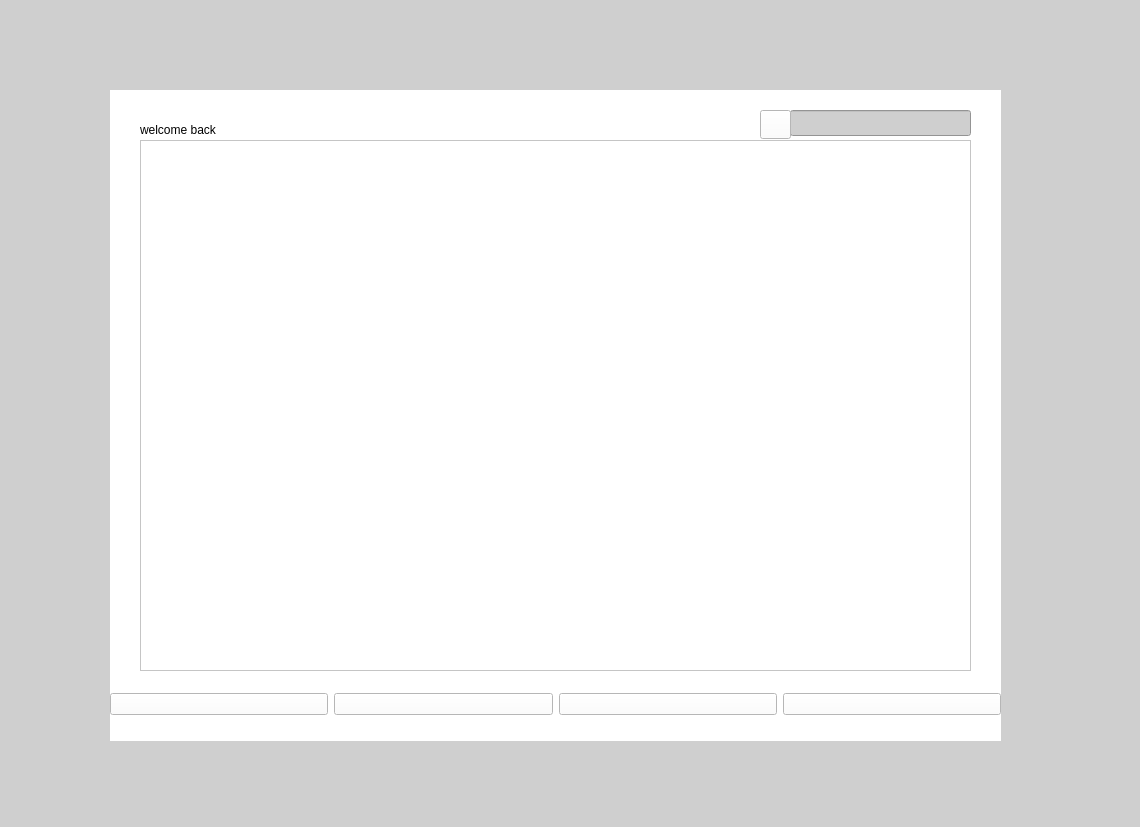
<?xml version="1.0" encoding="UTF-8"?>
<ui version="4.0">
 <class>ListenerWindow</class>
 <widget class="QWidget" name="ListenerWindow">
  <property name="geometry">
   <rect>
    <x>0</x>
    <y>0</y>
    <width>1140</width>
    <height>827</height>
   </rect>
  </property>
  <property name="windowTitle">
   <string>Form</string>
  </property>
  <property name="styleSheet">
   <string notr="true">background-color: rgb(207, 207, 207);</string>
  </property>
  <widget class="QWidget" name="widget" native="true">
   <property name="geometry">
    <rect>
     <x>110</x>
     <y>90</y>
     <width>891</width>
     <height>651</height>
    </rect>
   </property>
   <property name="styleSheet">
    <string notr="true">background-color: rgb(255, 255, 255);</string>
   </property>
   <widget class="QWidget" name="horizontalLayoutWidget">
    <property name="geometry">
     <rect>
      <x>0</x>
      <y>579</y>
      <width>891</width>
      <height>71</height>
     </rect>
    </property>
    <layout class="QHBoxLayout" name="horizontalLayout">
     <item>
      <widget class="QPushButton" name="pushButton_4">
       <property name="text">
        <string/>
       </property>
       <property name="icon">
        <iconset>
         <normaloff>F:/screan shots/Screenshot 2026-07-13 122002.png</normaloff>F:/screan shots/Screenshot 2026-07-13 122002.png</iconset>
       </property>
       <property name="iconSize">
        <size>
         <width>40</width>
         <height>40</height>
        </size>
       </property>
      </widget>
     </item>
     <item>
      <widget class="QPushButton" name="editButton">
       <property name="text">
        <string/>
       </property>
       <property name="icon">
        <iconset>
         <normaloff>F:/screan shots/Screenshot 2026-07-11 215453.png</normaloff>F:/screan shots/Screenshot 2026-07-11 215453.png</iconset>
       </property>
       <property name="iconSize">
        <size>
         <width>40</width>
         <height>40</height>
        </size>
       </property>
      </widget>
     </item>
     <item>
      <widget class="QPushButton" name="deleteButton">
       <property name="text">
        <string/>
       </property>
       <property name="icon">
        <iconset>
         <normaloff>F:/screan shots/Screenshot 2026-07-11 215458.png</normaloff>F:/screan shots/Screenshot 2026-07-11 215458.png</iconset>
       </property>
       <property name="iconSize">
        <size>
         <width>40</width>
         <height>40</height>
        </size>
       </property>
      </widget>
     </item>
     <item>
      <widget class="QPushButton" name="logoutButton">
       <property name="text">
        <string/>
       </property>
       <property name="icon">
        <iconset>
         <normaloff>F:/screan shots/Screenshot 2026-07-11 215505.png</normaloff>F:/screan shots/Screenshot 2026-07-11 215505.png</iconset>
       </property>
       <property name="iconSize">
        <size>
         <width>40</width>
         <height>40</height>
        </size>
       </property>
      </widget>
     </item>
    </layout>
   </widget>
   <widget class="QLabel" name="label">
    <property name="geometry">
     <rect>
      <x>30</x>
      <y>30</y>
      <width>121</width>
      <height>20</height>
     </rect>
    </property>
    <property name="styleSheet">
     <string notr="true">font: 700 italic 10pt &quot;Segoe UI&quot;;</string>
    </property>
    <property name="text">
     <string>welcome back</string>
    </property>
   </widget>
   <widget class="QLineEdit" name="lineEdit">
    <property name="geometry">
     <rect>
      <x>680</x>
      <y>20</y>
      <width>181</width>
      <height>26</height>
     </rect>
    </property>
    <property name="styleSheet">
     <string notr="true">background-color: rgb(207, 207, 207);</string>
    </property>
   </widget>
   <widget class="QPushButton" name="pushButton">
    <property name="geometry">
     <rect>
      <x>650</x>
      <y>20</y>
      <width>31</width>
      <height>29</height>
     </rect>
    </property>
    <property name="text">
     <string/>
    </property>
    <property name="icon">
     <iconset>
      <normaloff>F:/screan shots/Screenshot 2026-07-13 160548.png</normaloff>F:/screan shots/Screenshot 2026-07-13 160548.png</iconset>
    </property>
    <property name="iconSize">
     <size>
      <width>40</width>
      <height>40</height>
     </size>
    </property>
   </widget>
   <widget class="QListWidget" name="listWidget">
    <property name="geometry">
     <rect>
      <x>30</x>
      <y>50</y>
      <width>831</width>
      <height>531</height>
     </rect>
    </property>
   </widget>
  </widget>
 </widget>
 <resources/>
 <connections/>
</ui>
